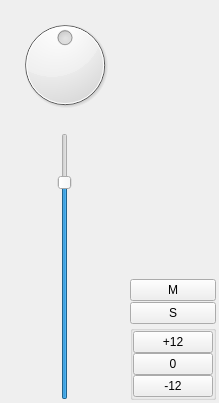
<?xml version="1.0" encoding="UTF-8"?>
<ui version="4.0">
 <class>BaseTrackView</class>
 <widget class="QWidget" name="BaseTrackView">
  <property name="geometry">
   <rect>
    <x>0</x>
    <y>0</y>
    <width>219</width>
    <height>403</height>
   </rect>
  </property>
  <property name="sizePolicy">
   <sizepolicy hsizetype="Maximum" vsizetype="Expanding">
    <horstretch>0</horstretch>
    <verstretch>1</verstretch>
   </sizepolicy>
  </property>
  <property name="windowTitle">
   <string>Form</string>
  </property>
  <property name="styleSheet">
   <string notr="true"/>
  </property>
  <layout class="QVBoxLayout" name="mainLayout">
   <property name="spacing">
    <number>3</number>
   </property>
   <property name="leftMargin">
    <number>3</number>
   </property>
   <property name="topMargin">
    <number>3</number>
   </property>
   <property name="rightMargin">
    <number>3</number>
   </property>
   <property name="bottomMargin">
    <number>3</number>
   </property>
   <item>
    <widget class="QWidget" name="mainWidget" native="true">
     <property name="sizePolicy">
      <sizepolicy hsizetype="Preferred" vsizetype="MinimumExpanding">
       <horstretch>0</horstretch>
       <verstretch>1</verstretch>
      </sizepolicy>
     </property>
     <layout class="QHBoxLayout" name="horizontalLayout">
      <property name="spacing">
       <number>3</number>
      </property>
      <property name="leftMargin">
       <number>0</number>
      </property>
      <property name="topMargin">
       <number>12</number>
      </property>
      <property name="rightMargin">
       <number>0</number>
      </property>
      <property name="bottomMargin">
       <number>0</number>
      </property>
      <item>
       <widget class="QWidget" name="leftWidget" native="true">
        <layout class="QGridLayout" name="gridLayout_2">
         <property name="leftMargin">
          <number>0</number>
         </property>
         <property name="topMargin">
          <number>0</number>
         </property>
         <property name="rightMargin">
          <number>0</number>
         </property>
         <property name="bottomMargin">
          <number>0</number>
         </property>
         <property name="horizontalSpacing">
          <number>0</number>
         </property>
         <item row="2" column="1" alignment="Qt::AlignHCenter">
          <widget class="QSlider" name="levelSlider">
           <property name="sizePolicy">
            <sizepolicy hsizetype="Fixed" vsizetype="Expanding">
             <horstretch>1</horstretch>
             <verstretch>1</verstretch>
            </sizepolicy>
           </property>
           <property name="accessibleDescription">
            <string>This is the volume slider, Moove up to increase the volume or down to decrease it </string>
           </property>
           <property name="maximum">
            <number>120</number>
           </property>
           <property name="value">
            <number>100</number>
           </property>
           <property name="orientation">
            <enum>Qt::Vertical</enum>
           </property>
           <property name="tickPosition">
            <enum>QSlider::NoTicks</enum>
           </property>
           <property name="tickInterval">
            <number>0</number>
           </property>
          </widget>
         </item>
         <item row="1" column="0" colspan="2">
          <spacer name="panSpacer">
           <property name="orientation">
            <enum>Qt::Vertical</enum>
           </property>
           <property name="sizeType">
            <enum>QSizePolicy::Fixed</enum>
           </property>
           <property name="sizeHint" stdset="0">
            <size>
             <width>20</width>
             <height>12</height>
            </size>
           </property>
          </spacer>
         </item>
         <item row="0" column="0" colspan="2">
          <widget class="QWidget" name="panPanel" native="true">
           <property name="styleSheet">
            <string notr="true"/>
           </property>
           <layout class="QGridLayout" name="gridLayout">
            <property name="leftMargin">
             <number>0</number>
            </property>
            <property name="topMargin">
             <number>0</number>
            </property>
            <property name="rightMargin">
             <number>0</number>
            </property>
            <property name="bottomMargin">
             <number>0</number>
            </property>
            <property name="spacing">
             <number>0</number>
            </property>
            <item row="1" column="1" alignment="Qt::AlignRight">
             <widget class="QLabel" name="labelPanL">
              <property name="sizePolicy">
               <sizepolicy hsizetype="MinimumExpanding" vsizetype="Preferred">
                <horstretch>0</horstretch>
                <verstretch>0</verstretch>
               </sizepolicy>
              </property>
              <property name="minimumSize">
               <size>
                <width>26</width>
                <height>0</height>
               </size>
              </property>
              <property name="maximumSize">
               <size>
                <width>32</width>
                <height>16777215</height>
               </size>
              </property>
              <property name="text">
               <string>L</string>
              </property>
              <property name="alignment">
               <set>Qt::AlignLeading|Qt::AlignLeft|Qt::AlignVCenter</set>
              </property>
             </widget>
            </item>
            <item row="1" column="2" alignment="Qt::AlignLeft">
             <widget class="QLabel" name="labelPanR">
              <property name="sizePolicy">
               <sizepolicy hsizetype="MinimumExpanding" vsizetype="Preferred">
                <horstretch>0</horstretch>
                <verstretch>0</verstretch>
               </sizepolicy>
              </property>
              <property name="minimumSize">
               <size>
                <width>26</width>
                <height>0</height>
               </size>
              </property>
              <property name="maximumSize">
               <size>
                <width>32</width>
                <height>16777215</height>
               </size>
              </property>
              <property name="text">
               <string>R</string>
              </property>
              <property name="alignment">
               <set>Qt::AlignRight|Qt::AlignTrailing|Qt::AlignVCenter</set>
              </property>
             </widget>
            </item>
            <item row="0" column="1" rowspan="2" colspan="2" alignment="Qt::AlignHCenter">
             <widget class="QDial" name="panSlider">
              <property name="accessibleDescription">
               <string>This is the Pan knob</string>
              </property>
              <property name="minimum">
               <number>-4</number>
              </property>
              <property name="maximum">
               <number>4</number>
              </property>
              <property name="pageStep">
               <number>1</number>
              </property>
              <property name="tracking">
               <bool>false</bool>
              </property>
              <property name="wrapping">
               <bool>false</bool>
              </property>
              <property name="notchesVisible">
               <bool>false</bool>
              </property>
             </widget>
            </item>
           </layout>
          </widget>
         </item>
        </layout>
       </widget>
      </item>
      <item>
       <widget class="QWidget" name="rightWidget" native="true">
        <layout class="QGridLayout" name="gridLayout_3">
         <property name="leftMargin">
          <number>0</number>
         </property>
         <property name="topMargin">
          <number>0</number>
         </property>
         <property name="rightMargin">
          <number>0</number>
         </property>
         <property name="bottomMargin">
          <number>0</number>
         </property>
         <property name="horizontalSpacing">
          <number>0</number>
         </property>
         <property name="verticalSpacing">
          <number>1</number>
         </property>
         <item row="1" column="0" colspan="2">
          <widget class="QLabel" name="peaksDbLabel">
           <property name="sizePolicy">
            <sizepolicy hsizetype="MinimumExpanding" vsizetype="Maximum">
             <horstretch>0</horstretch>
             <verstretch>0</verstretch>
            </sizepolicy>
           </property>
           <property name="text">
            <string/>
           </property>
          </widget>
         </item>
         <item row="0" column="0">
          <widget class="PeakMeter" name="peakMeterLeft" native="true">
           <property name="sizePolicy">
            <sizepolicy hsizetype="Preferred" vsizetype="Preferred">
             <horstretch>0</horstretch>
             <verstretch>1</verstretch>
            </sizepolicy>
           </property>
           <property name="accessibleDescription">
            <string>This is the peak meter left </string>
           </property>
          </widget>
         </item>
         <item row="0" column="1">
          <widget class="PeakMeter" name="peakMeterRight" native="true">
           <property name="sizePolicy">
            <sizepolicy hsizetype="Preferred" vsizetype="Preferred">
             <horstretch>0</horstretch>
             <verstretch>1</verstretch>
            </sizepolicy>
           </property>
           <property name="accessibleDescription">
            <string>This is the peak meter right </string>
           </property>
          </widget>
         </item>
         <item row="2" column="0" colspan="2">
          <widget class="QPushButton" name="muteButton">
           <property name="enabled">
            <bool>true</bool>
           </property>
           <property name="sizePolicy">
            <sizepolicy hsizetype="Ignored" vsizetype="Fixed">
             <horstretch>0</horstretch>
             <verstretch>0</verstretch>
            </sizepolicy>
           </property>
           <property name="minimumSize">
            <size>
             <width>20</width>
             <height>0</height>
            </size>
           </property>
           <property name="toolTip">
            <string>mute</string>
           </property>
           <property name="accessibleDescription">
            <string>This is the mute button</string>
           </property>
           <property name="layoutDirection">
            <enum>Qt::LeftToRight</enum>
           </property>
           <property name="text">
            <string>M</string>
           </property>
           <property name="iconSize">
            <size>
             <width>0</width>
             <height>0</height>
            </size>
           </property>
           <property name="checkable">
            <bool>true</bool>
           </property>
          </widget>
         </item>
         <item row="3" column="0" colspan="2">
          <widget class="QPushButton" name="soloButton">
           <property name="sizePolicy">
            <sizepolicy hsizetype="Ignored" vsizetype="Fixed">
             <horstretch>0</horstretch>
             <verstretch>0</verstretch>
            </sizepolicy>
           </property>
           <property name="minimumSize">
            <size>
             <width>20</width>
             <height>0</height>
            </size>
           </property>
           <property name="toolTip">
            <string>solo</string>
           </property>
           <property name="accessibleDescription">
            <string>this is the solo mode button</string>
           </property>
           <property name="layoutDirection">
            <enum>Qt::LeftToRight</enum>
           </property>
           <property name="text">
            <string>S</string>
           </property>
           <property name="checkable">
            <bool>true</bool>
           </property>
          </widget>
         </item>
         <item row="4" column="0" colspan="2">
          <widget class="QGroupBox" name="boostPanel">
           <property name="title">
            <string/>
           </property>
           <layout class="QVBoxLayout" name="verticalLayout">
            <property name="spacing">
             <number>0</number>
            </property>
            <property name="leftMargin">
             <number>0</number>
            </property>
            <property name="topMargin">
             <number>0</number>
            </property>
            <property name="rightMargin">
             <number>0</number>
            </property>
            <property name="bottomMargin">
             <number>0</number>
            </property>
            <item>
             <widget class="QPushButton" name="buttonBoostPlus12">
              <property name="toolTip">
               <string>+12 db boost</string>
              </property>
              <property name="accessibleDescription">
               <string>this is the +12 decibel</string>
              </property>
              <property name="text">
               <string>+12</string>
              </property>
              <property name="checkable">
               <bool>true</bool>
              </property>
             </widget>
            </item>
            <item>
             <widget class="QPushButton" name="buttonBoostZero">
              <property name="toolTip">
               <string>no boost</string>
              </property>
              <property name="accessibleDescription">
               <string>This is the zero decibel button</string>
              </property>
              <property name="text">
               <string>0</string>
              </property>
              <property name="checkable">
               <bool>true</bool>
              </property>
             </widget>
            </item>
            <item>
             <widget class="QPushButton" name="buttonBoostMinus12">
              <property name="toolTip">
               <string>-12 db boost</string>
              </property>
              <property name="accessibleDescription">
               <string>This is -12 decibels button</string>
              </property>
              <property name="text">
               <string>-12</string>
              </property>
              <property name="checkable">
               <bool>true</bool>
              </property>
             </widget>
            </item>
           </layout>
          </widget>
         </item>
        </layout>
       </widget>
      </item>
     </layout>
    </widget>
   </item>
  </layout>
 </widget>
 <customwidgets>
  <customwidget>
   <class>PeakMeter</class>
   <extends>QWidget</extends>
   <header>peakmeter.h</header>
   <container>1</container>
  </customwidget>
 </customwidgets>
 <resources/>
 <connections/>
</ui>
